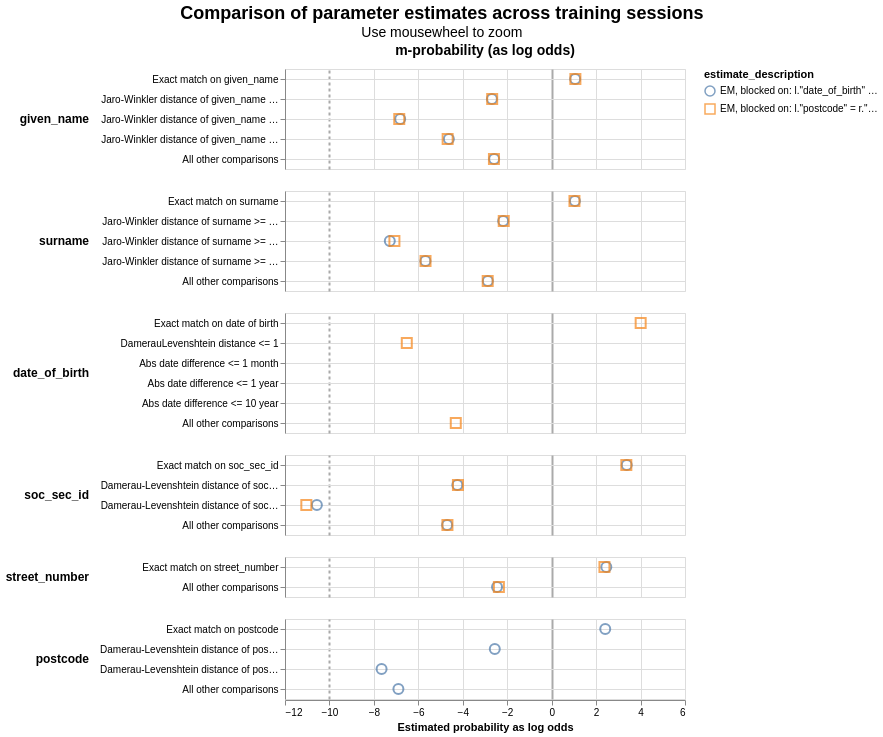

Write notebook code for a chart like this one.
### Markdown cell above
For variables that aren't used in the `m`-training blocking rules, we have two estimates --- one from each of the training sessions (see for example `street_number`). We can have a look at how the values compare between them, to ensure that we don't have drastically different values, which may be indicative of an issue.

### Code cell
linker_detailed.visualisations.parameter_estimate_comparisons_chart()

### Figure 1 — Vega-Lite specification as saved in the notebook (floating-point values rounded to 4 significant figures)
{"config": {"view": {"continuousWidth": 400, "continuousHeight": 300}, "title": {"anchor": "middle", "fontSize": 18, "subtitleFontSize": 14}}, "data": {"name": "data-bc61b92952079e835472aa4a0f5373a3"}, "mark": {"type": "point", "filled": false, "opacity": 0.7, "size": 100}, "encoding": {"color": {"field": "estimate_description", "type": "nominal"}, "column": {"align": "each", "field": "col_header", "header": {"labelFontSize": 14, "labelFontWeight": "bold"}, "title": null, "type": "nominal"}, "row": {"align": "each", "field": "comparison_name", "header": {"labelAlign": "left", "labelAnchor": "middle", "labelAngle": 0, "labelFontSize": 12, "labelFontWeight": "bold"}, "sort": {"field": "comparison_sort_order"}, "title": null, "type": "nominal"}, "shape": {"field": "estimate_description", "scale": {"range": ["circle", "square", "triangle", "diamond"]}, "type": "nominal"}, "tooltip": [{"field": "comparison_name", "type": "nominal"}, {"field": "estimate_description", "type": "nominal"}, {"field": "estimated_probability", "type": "quantitative"}], "x": {"axis": {"gridColor": {"condition": {"test": "abs(datum.value / 10)  <= 1 & datum.value % 10 === 0", "value": "#aaa"}, "value": "#ddd"}, "gridDash": {"condition": {"test": "abs(datum.value / 10) == 1", "value": [3]}, "value": null}, "gridWidth": {"condition": {"test": "abs(datum.value / 10)  <= 1 & datum.value % 10 === 0", "value": 2}, "value": 1}}, "field": "estimated_probability_as_log_odds", "title": "Estimated probability as log odds", "type": "quantitative"}, "y": {"axis": {"grid": true, "title": null}, "field": "comparison_level_label", "sort": {"field": "comparison_vector_value", "order": "descending"}, "type": "nominal"}}, "params": [{"name": "mouse_zoom", "select": {"type": "interval", "encodings": ["x"]}, "bind": "scales"}], "resolve": {"scale": {"y": "independent"}}, "title": {"text": "Comparison of parameter estimates across training sessions", "subtitle": "Use mousewheel to zoom"}, "transform": [{"calculate": "datum.m_or_u + '-probability (as log odds)'", "as": "col_header"}], "$schema": "https://vega.github.io/schema/vega-lite/v5.9.3.json", "datasets": {"data-bc61b92952079e835472aa4a0f5373a3": [{"m_or_u": "m", "estimated_probability": 0.6754, "estimate_description": "EM, blocked on: l.\"date_of_birth\" = r.\"date_of_birth\"", "estimated_probability_as_log_odds": 1.057, "sql_condition": "\"given_name_l\" = \"given_name_r\"", "comparison_level_label": "Exact match on given_name", "comparison_vector_value": 4, "comparison_name": "given_name", "comparison_sort_order": 0}, {"m_or_u": "m", "estimated_probability": 0.6769, "estimate_description": "EM, blocked on: l.\"postcode\" = r.\"postcode\"", "estimated_probability_as_log_odds": 1.067, "sql_condition": "\"given_name_l\" = \"given_name_r\"", "comparison_level_label": "Exact match on given_name", "comparison_vector_value": 4, "comparison_name": "given_name", "comparison_sort_order": 0}, {"m_or_u": "m", "estimated_probability": 0.1343, "estimate_description": "EM, blocked on: l.\"date_of_birth\" = r.\"date_of_birth\"", "estimated_probability_as_log_odds": -2.688, "sql_condition": "jaro_winkler_similarity(\"given_name_l\", \"given_name_r\") >= 0.92", "comparison_level_label": "Jaro-Winkler distance of given_name >= 0.92", "comparison_vector_value": 3, "comparison_name": "given_name", "comparison_sort_order": 0}, {"m_or_u": "m", "estimated_probability": 0.1352, "estimate_description": "EM, blocked on: l.\"postcode\" = r.\"postcode\"", "estimated_probability_as_log_odds": -2.677, "sql_condition": "jaro_winkler_similarity(\"given_name_l\", \"given_name_r\") >= 0.92", "comparison_level_label": "Jaro-Winkler distance of given_name >= 0.92", "comparison_vector_value": 3, "comparison_name": "given_name", "comparison_sort_order": 0}, {"m_or_u": "m", "estimated_probability": 0.008794, "estimate_description": "EM, blocked on: l.\"date_of_birth\" = r.\"date_of_birth\"", "estimated_probability_as_log_odds": -6.817, "sql_condition": "jaro_winkler_similarity(\"given_name_l\", \"given_name_r\") >= 0.88", "comparison_level_label": "Jaro-Winkler distance of given_name >= 0.88", "comparison_vector_value": 2, "comparison_name": "given_name", "comparison_sort_order": 0}, {"m_or_u": "m", "estimated_probability": 0.008543, "estimate_description": "EM, blocked on: l.\"postcode\" = r.\"postcode\"", "estimated_probability_as_log_odds": -6.859, "sql_condition": "jaro_winkler_similarity(\"given_name_l\", \"given_name_r\") >= 0.88", "comparison_level_label": "Jaro-Winkler distance of given_name >= 0.88", "comparison_vector_value": 2, "comparison_name": "given_name", "comparison_sort_order": 0}, {"m_or_u": "m", "estimated_probability": 0.03892, "estimate_description": "EM, blocked on: l.\"date_of_birth\" = r.\"date_of_birth\"", "estimated_probability_as_log_odds": -4.626, "sql_condition": "jaro_winkler_similarity(\"given_name_l\", \"given_name_r\") >= 0.7", "comparison_level_label": "Jaro-Winkler distance of given_name >= 0.7", "comparison_vector_value": 1, "comparison_name": "given_name", "comparison_sort_order": 0}, {"m_or_u": "m", "estimated_probability": 0.03751, "estimate_description": "EM, blocked on: l.\"postcode\" = r.\"postcode\"", "estimated_probability_as_log_odds": -4.681, "sql_condition": "jaro_winkler_similarity(\"given_name_l\", \"given_name_r\") >= 0.7", "comparison_level_label": "Jaro-Winkler distance of given_name >= 0.7", "comparison_vector_value": 1, "comparison_name": "given_name", "comparison_sort_order": 0}, {"m_or_u": "m", "estimated_probability": 0.1426, "estimate_description": "EM, blocked on: l.\"date_of_birth\" = r.\"date_of_birth\"", "estimated_probability_as_log_odds": -2.588, "sql_condition": "ELSE", "comparison_level_label": "All other comparisons", "comparison_vector_value": 0, "comparison_name": "given_name", "comparison_sort_order": 0}, {"m_or_u": "m", "estimated_probability": 0.1418, "estimate_description": "EM, blocked on: l.\"postcode\" = r.\"postcode\"", "estimated_probability_as_log_odds": -2.598, "sql_condition": "ELSE", "comparison_level_label": "All other comparisons", "comparison_vector_value": 0, "comparison_name": "given_name", "comparison_sort_order": 0}, {"m_or_u": "m", "estimated_probability": 0.6739, "estimate_description": "EM, blocked on: l.\"date_of_birth\" = r.\"date_of_birth\"", "estimated_probability_as_log_odds": 1.047, "sql_condition": "\"surname_l\" = \"surname_r\"", "comparison_level_label": "Exact match on surname", "comparison_vector_value": 4, "comparison_name": "surname", "comparison_sort_order": 1}, {"m_or_u": "m", "estimated_probability": 0.6706, "estimate_description": "EM, blocked on: l.\"postcode\" = r.\"postcode\"", "estimated_probability_as_log_odds": 1.025, "sql_condition": "\"surname_l\" = \"surname_r\"", "comparison_level_label": "Exact match on surname", "comparison_vector_value": 4, "comparison_name": "surname", "comparison_sort_order": 1}, {"m_or_u": "m", "estimated_probability": 0.1805, "estimate_description": "EM, blocked on: l.\"date_of_birth\" = r.\"date_of_birth\"", "estimated_probability_as_log_odds": -2.183, "sql_condition": "jaro_winkler_similarity(\"surname_l\", \"surname_r\") >= 0.92", "comparison_level_label": "Jaro-Winkler distance of surname >= 0.92", "comparison_vector_value": 3, "comparison_name": "surname", "comparison_sort_order": 1}, {"m_or_u": "m", "estimated_probability": 0.1832, "estimate_description": "EM, blocked on: l.\"postcode\" = r.\"postcode\"", "estimated_probability_as_log_odds": -2.157, "sql_condition": "jaro_winkler_similarity(\"surname_l\", \"surname_r\") >= 0.92", "comparison_level_label": "Jaro-Winkler distance of surname >= 0.92", "comparison_vector_value": 3, "comparison_name": "surname", "comparison_sort_order": 1}, {"m_or_u": "m", "estimated_probability": 0.006376, "estimate_description": "EM, blocked on: l.\"date_of_birth\" = r.\"date_of_birth\"", "estimated_probability_as_log_odds": -7.284, "sql_condition": "jaro_winkler_similarity(\"surname_l\", \"surname_r\") >= 0.88", "comparison_level_label": "Jaro-Winkler distance of surname >= 0.88", "comparison_vector_value": 2, "comparison_name": "surname", "comparison_sort_order": 1}, {"m_or_u": "m", "estimated_probability": 0.007355, "estimate_description": "EM, blocked on: l.\"postcode\" = r.\"postcode\"", "estimated_probability_as_log_odds": -7.076, "sql_condition": "jaro_winkler_similarity(\"surname_l\", \"surname_r\") >= 0.88", "comparison_level_label": "Jaro-Winkler distance of surname >= 0.88", "comparison_vector_value": 2, "comparison_name": "surname", "comparison_sort_order": 1}, {"m_or_u": "m", "estimated_probability": 0.01912, "estimate_description": "EM, blocked on: l.\"date_of_birth\" = r.\"date_of_birth\"", "estimated_probability_as_log_odds": -5.681, "sql_condition": "jaro_winkler_similarity(\"surname_l\", \"surname_r\") >= 0.7", "comparison_level_label": "Jaro-Winkler distance of surname >= 0.7", "comparison_vector_value": 1, "comparison_name": "surname", "comparison_sort_order": 1}, {"m_or_u": "m", "estimated_probability": 0.01918, "estimate_description": "EM, blocked on: l.\"postcode\" = r.\"postcode\"", "estimated_probability_as_log_odds": -5.676, "sql_condition": "jaro_winkler_similarity(\"surname_l\", \"surname_r\") >= 0.7", "comparison_level_label": "Jaro-Winkler distance of surname >= 0.7", "comparison_vector_value": 1, "comparison_name": "surname", "comparison_sort_order": 1}, {"m_or_u": "m", "estimated_probability": 0.1202, "estimate_description": "EM, blocked on: l.\"date_of_birth\" = r.\"date_of_birth\"", "estimated_probability_as_log_odds": -2.872, "sql_condition": "ELSE", "comparison_level_label": "All other comparisons", "comparison_vector_value": 0, "comparison_name": "surname", "comparison_sort_order": 1}, {"m_or_u": "m", "estimated_probability": 0.1197, "estimate_description": "EM, blocked on: l.\"postcode\" = r.\"postcode\"", "estimated_probability_as_log_odds": -2.879, "sql_condition": "ELSE", "comparison_level_label": "All other comparisons", "comparison_vector_value": 0, "comparison_name": "surname", "comparison_sort_order": 1}, {"m_or_u": "m", "estimated_probability": 0.9414, "estimate_description": "EM, blocked on: l.\"postcode\" = r.\"postcode\"", "estimated_probability_as_log_odds": 4.005, "sql_condition": "\"date_of_birth_l\" = \"date_of_birth_r\"", "comparison_level_label": "Exact match on date of birth", "comparison_vector_value": 5, "comparison_name": "date_of_birth", "comparison_sort_order": 2}, {"m_or_u": "m", "estimated_probability": 0.01078, "estimate_description": "EM, blocked on: l.\"postcode\" = r.\"postcode\"", "estimated_probability_as_log_odds": -6.52, "sql_condition": "damerau_levenshtein(\"date_of_birth_l\", \"date_of_birth_r\") <= 1", "comparison_level_label": "DamerauLevenshtein distance <= 1", "comparison_vector_value": 4, "comparison_name": "date_of_birth", "comparison_sort_order": 2}, {"m_or_u": "m", "estimated_probability": "level not observed in training dataset", "estimate_description": "EM, blocked on: l.\"postcode\" = r.\"postcode\"", "estimated_probability_as_log_odds": null, "sql_condition": "ABS(EPOCH(try_strptime(\"date_of_birth_l\", '%Y-%m-%d')) - EPOCH(try_strptime(\"date_of_birth_r\", '%Y-%m-%d'))) <= 2629800.0", "comparison_level_label": "Abs date difference <= 1 month", "comparison_vector_value": 3, "comparison_name": "date_of_birth", "comparison_sort_order": 2}, {"m_or_u": "m", "estimated_probability": "level not observed in training dataset", "estimate_description": "EM, blocked on: l.\"postcode\" = r.\"postcode\"", "estimated_probability_as_log_odds": null, "sql_condition": "ABS(EPOCH(try_strptime(\"date_of_birth_l\", '%Y-%m-%d')) - EPOCH(try_strptime(\"date_of_birth_r\", '%Y-%m-%d'))) <= 31557600.0", "comparison_level_label": "Abs date difference <= 1 year", "comparison_vector_value": 2, "comparison_name": "date_of_birth", "comparison_sort_order": 2}, {"m_or_u": "m", "estimated_probability": "level not observed in training dataset", "estimate_description": "EM, blocked on: l.\"postcode\" = r.\"postcode\"", "estimated_probability_as_log_odds": null, "sql_condition": "ABS(EPOCH(try_strptime(\"date_of_birth_l\", '%Y-%m-%d')) - EPOCH(try_strptime(\"date_of_birth_r\", '%Y-%m-%d'))) <= 315576000.0", "comparison_level_label": "Abs date difference <= 10 year", "comparison_vector_value": 1, "comparison_name": "date_of_birth", "comparison_sort_order": 2}, {"m_or_u": "m", "estimated_probability": 0.04784, "estimate_description": "EM, blocked on: l.\"postcode\" = r.\"postcode\"", "estimated_probability_as_log_odds": -4.315, "sql_condition": "ELSE", "comparison_level_label": "All other comparisons", "comparison_vector_value": 0, "comparison_name": "date_of_birth", "comparison_sort_order": 2}, {"m_or_u": "m", "estimated_probability": 0.9123, "estimate_description": "EM, blocked on: l.\"date_of_birth\" = r.\"date_of_birth\"", "estimated_probability_as_log_odds": 3.379, "sql_condition": "\"soc_sec_id_l\" = \"soc_sec_id_r\"", "comparison_level_label": "Exact match on soc_sec_id", "comparison_vector_value": 3, "comparison_name": "soc_sec_id", "comparison_sort_order": 3}, {"m_or_u": "m", "estimated_probability": 0.9112, "estimate_description": "EM, blocked on: l.\"postcode\" = r.\"postcode\"", "estimated_probability_as_log_odds": 3.36, "sql_condition": "\"soc_sec_id_l\" = \"soc_sec_id_r\"", "comparison_level_label": "Exact match on soc_sec_id", "comparison_vector_value": 3, "comparison_name": "soc_sec_id", "comparison_sort_order": 3}, {"m_or_u": "m", "estimated_probability": 0.05013, "estimate_description": "EM, blocked on: l.\"date_of_birth\" = r.\"date_of_birth\"", "estimated_probability_as_log_odds": -4.244, "sql_condition": "damerau_levenshtein(\"soc_sec_id_l\", \"soc_sec_id_r\") <= 1", "comparison_level_label": "Damerau-Levenshtein distance of soc_sec_id <= 1", "comparison_vector_value": 2, "comparison_name": "soc_sec_id", "comparison_sort_order": 3}, {"m_or_u": "m", "estimated_probability": 0.05101, "estimate_description": "EM, blocked on: l.\"postcode\" = r.\"postcode\"", "estimated_probability_as_log_odds": -4.218, "sql_condition": "damerau_levenshtein(\"soc_sec_id_l\", \"soc_sec_id_r\") <= 1", "comparison_level_label": "Damerau-Levenshtein distance of soc_sec_id <= 1", "comparison_vector_value": 2, "comparison_name": "soc_sec_id", "comparison_sort_order": 3}, {"m_or_u": "m", "estimated_probability": 0.0006594, "estimate_description": "EM, blocked on: l.\"date_of_birth\" = r.\"date_of_birth\"", "estimated_probability_as_log_odds": -10.57, "sql_condition": "damerau_levenshtein(\"soc_sec_id_l\", \"soc_sec_id_r\") <= 2", "comparison_level_label": "Damerau-Levenshtein distance of soc_sec_id <= 2", "comparison_vector_value": 1, "comparison_name": "soc_sec_id", "comparison_sort_order": 3}, {"m_or_u": "m", "estimated_probability": 0.0004747, "estimate_description": "EM, blocked on: l.\"postcode\" = r.\"postcode\"", "estimated_probability_as_log_odds": -11.04, "sql_condition": "damerau_levenshtein(\"soc_sec_id_l\", \"soc_sec_id_r\") <= 2", "comparison_level_label": "Damerau-Levenshtein distance of soc_sec_id <= 2", "comparison_vector_value": 1, "comparison_name": "soc_sec_id", "comparison_sort_order": 3}, {"m_or_u": "m", "estimated_probability": 0.03692, "estimate_description": "EM, blocked on: l.\"date_of_birth\" = r.\"date_of_birth\"", "estimated_probability_as_log_odds": -4.705, "sql_condition": "ELSE", "comparison_level_label": "All other comparisons", "comparison_vector_value": 0, "comparison_name": "soc_sec_id", "comparison_sort_order": 3}, {"m_or_u": "m", "estimated_probability": 0.03729, "estimate_description": "EM, blocked on: l.\"postcode\" = r.\"postcode\"", "estimated_probability_as_log_odds": -4.69, "sql_condition": "ELSE", "comparison_level_label": "All other comparisons", "comparison_vector_value": 0, "comparison_name": "soc_sec_id", "comparison_sort_order": 3}, {"m_or_u": "m", "estimated_probability": 0.8461, "estimate_description": "EM, blocked on: l.\"date_of_birth\" = r.\"date_of_birth\"", "estimated_probability_as_log_odds": 2.459, "sql_condition": "\"street_number_l\" = \"street_number_r\"", "comparison_level_label": "Exact match on street_number", "comparison_vector_value": 1, "comparison_name": "street_number", "comparison_sort_order": 4}, {"m_or_u": "m", "estimated_probability": 0.8384, "estimate_description": "EM, blocked on: l.\"postcode\" = r.\"postcode\"", "estimated_probability_as_log_odds": 2.375, "sql_condition": "\"street_number_l\" = \"street_number_r\"", "comparison_level_label": "Exact match on street_number", "comparison_vector_value": 1, "comparison_name": "street_number", "comparison_sort_order": 4}, {"m_or_u": "m", "estimated_probability": 0.1539, "estimate_description": "EM, blocked on: l.\"date_of_birth\" = r.\"date_of_birth\"", "estimated_probability_as_log_odds": -2.459, "sql_condition": "ELSE", "comparison_level_label": "All other comparisons", "comparison_vector_value": 0, "comparison_name": "street_number", "comparison_sort_order": 4}, {"m_or_u": "m", "estimated_probability": 0.1616, "estimate_description": "EM, blocked on: l.\"postcode\" = r.\"postcode\"", "estimated_probability_as_log_odds": -2.375, "sql_condition": "ELSE", "comparison_level_label": "All other comparisons", "comparison_vector_value": 0, "comparison_name": "street_number", "comparison_sort_order": 4}, {"m_or_u": "m", "estimated_probability": 0.8417, "estimate_description": "EM, blocked on: l.\"date_of_birth\" = r.\"date_of_birth\"", "estimated_probability_as_log_odds": 2.411, "sql_condition": "\"postcode_l\" = \"postcode_r\"", "comparison_level_label": "Exact match on postcode", "comparison_vector_value": 3, "comparison_name": "postcode", "comparison_sort_order": 5}, {"m_or_u": "m", "estimated_probability": 0.145, "estimate_description": "EM, blocked on: l.\"date_of_birth\" = r.\"date_of_birth\"", "estimated_probability_as_log_odds": -2.559, "sql_condition": "damerau_levenshtein(\"postcode_l\", \"postcode_r\") <= 1", "comparison_level_label": "Damerau-Levenshtein distance of postcode <= 1", "comparison_vector_value": 2, "comparison_name": "postcode", "comparison_sort_order": 5}, {"m_or_u": "m", "estimated_probability": 0.004941, "estimate_description": "EM, blocked on: l.\"date_of_birth\" = r.\"date_of_birth\"", "estimated_probability_as_log_odds": -7.654, "sql_condition": "damerau_levenshtein(\"postcode_l\", \"postcode_r\") <= 2", "comparison_level_label": "Damerau-Levenshtein distance of postcode <= 2", "comparison_vector_value": 1, "comparison_name": "postcode", "comparison_sort_order": 5}, {"m_or_u": "m", "estimated_probability": 0.008321, "estimate_description": "EM, blocked on: l.\"date_of_birth\" = r.\"date_of_birth\"", "estimated_probability_as_log_odds": -6.897, "sql_condition": "ELSE", "comparison_level_label": "All other comparisons", "comparison_vector_value": 0, "comparison_name": "postcode", "comparison_sort_order": 5}]}}
